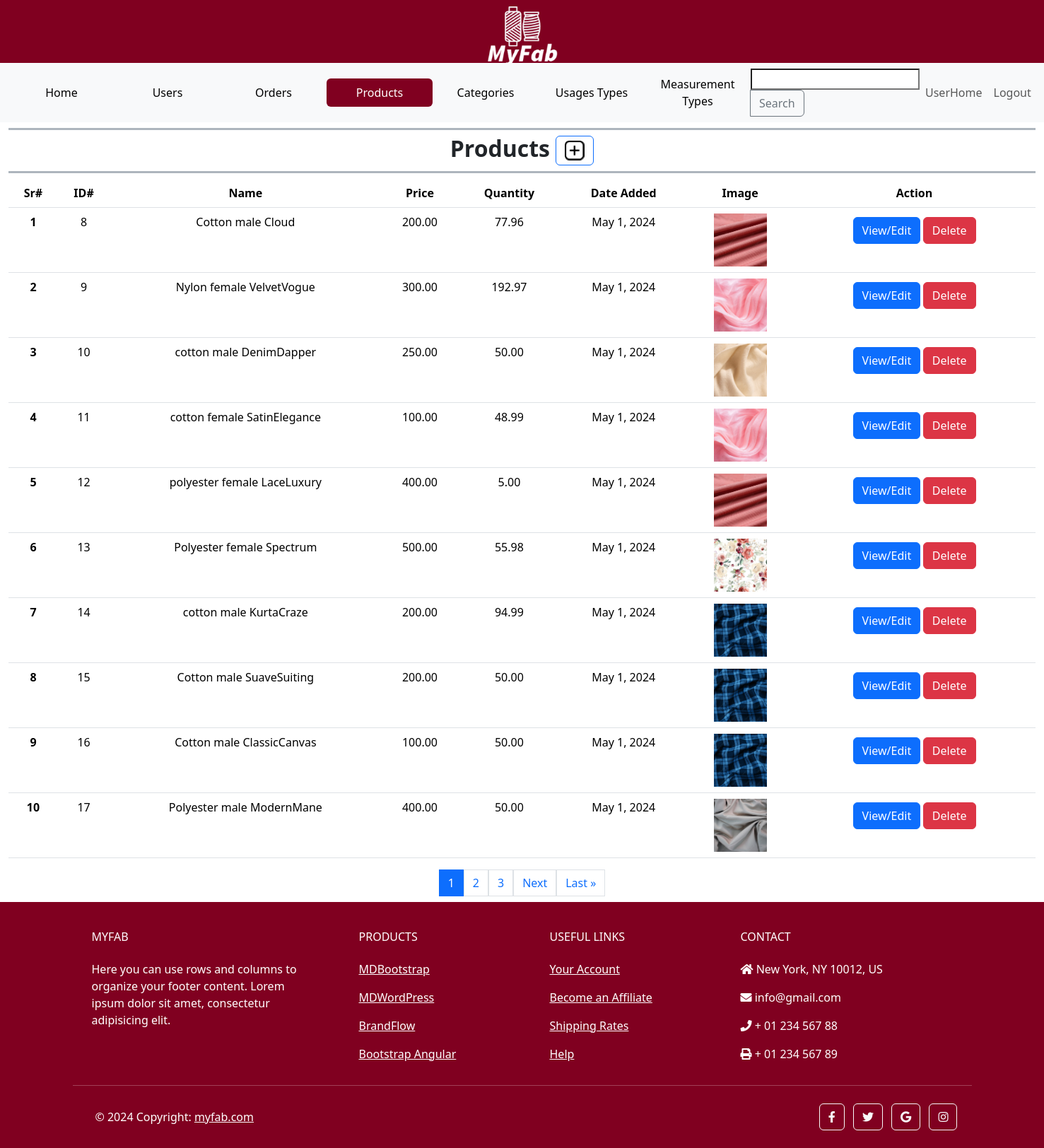
The page /custom_admin/products/ (signed in) on the database as committed earlier.
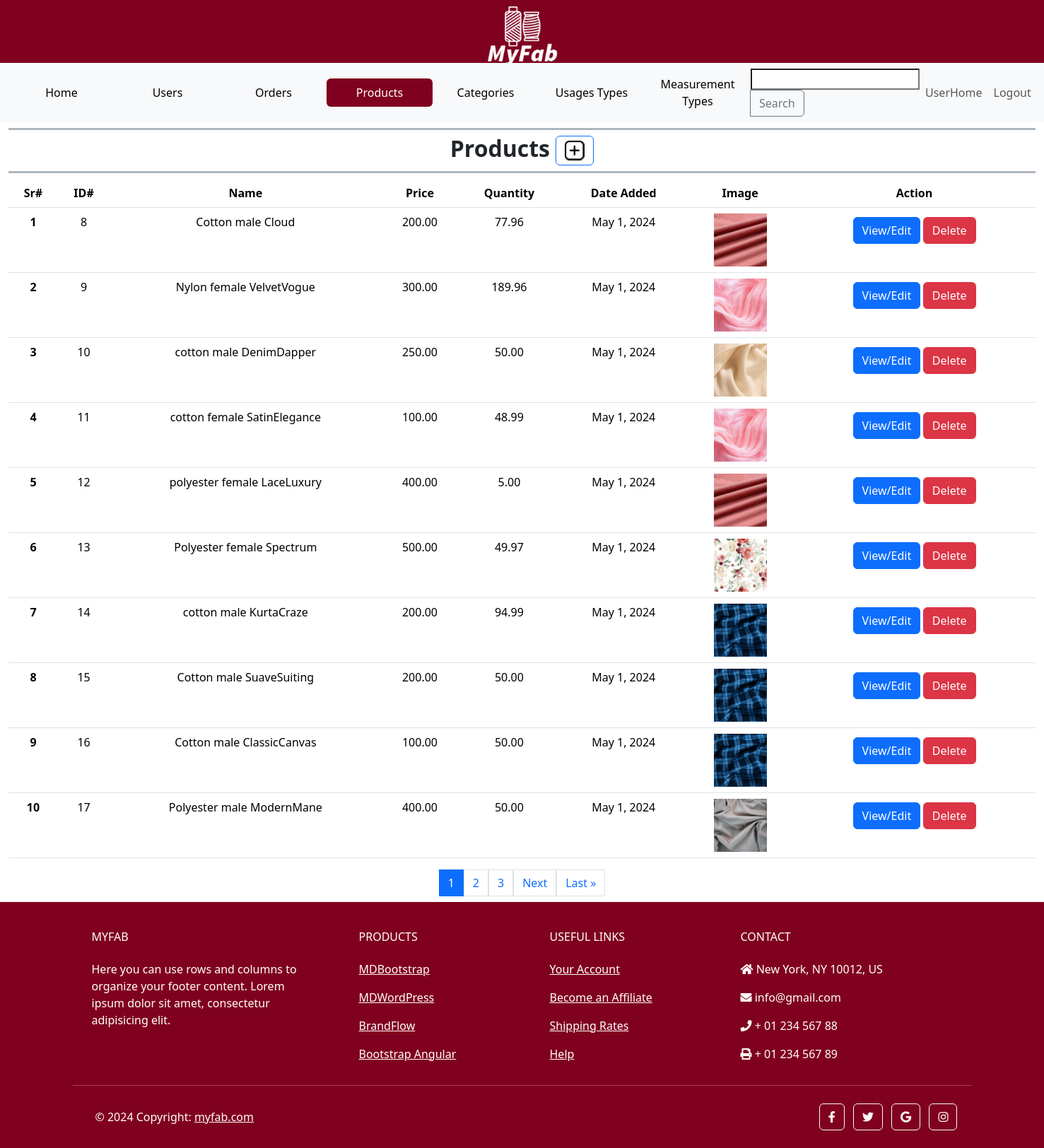
The same page on the database as committed later.
### main/models.py (models this page shows, shortened)
class Product(models.Model):
    name = models.CharField(max_length=255, unique=True, blank=False, null=False)
    price = models.DecimalField(max_digits=10, decimal_places=2, default=0, validators=[MinValueValidator(0)])
    image = models.ImageField(upload_to='images/products')
    description = models.TextField(blank=True)
    qty = models.DecimalField(max_digits=10, decimal_places=2, default=0, validators=[MinValueValidator(0)])
    add_date = models.DateField(auto_now_add=True)
    is_active = models.BooleanField(default=True)
    usages = models.ManyToManyField(Usage)
    category_choices = models.ManyToManyField(CategoryChoice)

### custom_admin/views.py (the view)
# urls.py: path('products/', AdminProducts.as_view(), name = 'admin_products'),
class AdminProducts(View):
    def get(self, request):
        products = Product.objects.all()
        paginator = Paginator(products, 10)
        page_number = request.GET.get('page')
        try:
            paged_products = paginator.page(page_number)
        except PageNotAnInteger:
            paged_products = paginator.page(1)
        except EmptyPage:
             paged_products = paginator.page(paginator.num_pages)
        start_serial_number = (paged_products.number - 1) * paginator.per_page + 1
        serial_numbers = list(range(start_serial_number, start_serial_number + len(paged_products)))
        zipped_data = zip(serial_numbers, paged_products)
        context = {'zipped_data': zipped_data, 'products': paged_products}
        return render(request, 'admin_products.html', context)

### templates/admin_products.html (shortened to what the changed rows need)
{% extends 'admin_base.html' %}
{% load static %}
{% block content %}
    <section class="mb-2">
        <div class="container-fluid">
            <div class="row h-100">
                <div class="col-12">
                    <div class="table-responsive text-center">
                        <table class="table  table-hover">
                            <thead>
                            <tr>
                                <th scope="col">Sr#</th>
                                <th scope="col">ID#</th>
                                <th scope="col">Name</th>
                                <th scope="col">Price</th>
                                <th scope="col">Quantity</th>
                                <th scope="col">Date Added</th>
                                <th scope="col">Image</th>
                                <th scope="col">Action</th>
                            </tr>
                            </thead>
                            <tbody id="product-table-body">
                                {% for serial_number, product in zipped_data %}
                                <tr>
                                    <th scope="row">{{ serial_number }}</th>
                                    <td>{{ product.id }}</td>
                                    <td>{{ product.name }}</td>
                                    <td>{{ product.price }}</td>
                                    <td>{{ product.qty }}</td>
                                    <td>{{ product.add_date }}</td>
                                    <td>
                                        <a href="{{ product.image.url }}" target="_blank">
                                            <img class="thumbnail-image" src="{{ product.image.url }}" alt="{{ product.name }} Image">
                                        </a>
                                    </td>
                                    <td>
                                        <button class="btn btn-sm">
                                            <a href="{% url "custom_admin:admin_product_edit" product.id %}" class="btn btn-primary">View/Edit</a>
                                            <a href="{% url "custom_admin:admin_product_delete" product.id %}" class="btn btn-danger">Delete</a>
                                        </button>
                                    </td>
                                </tr>
                                {% endfor %}
                            </tbody>
                        </table>
                    </div>
                </div>
            </div>
        </div>
    </section>
{% endblock content %}

Rows that differ between the two databases and show on the page:
changed Product "Nylon female VelvetVogue": qty "192.97" → "189.96"
changed Product "Polyester female Spectrum": qty "55.98" → "49.97"
